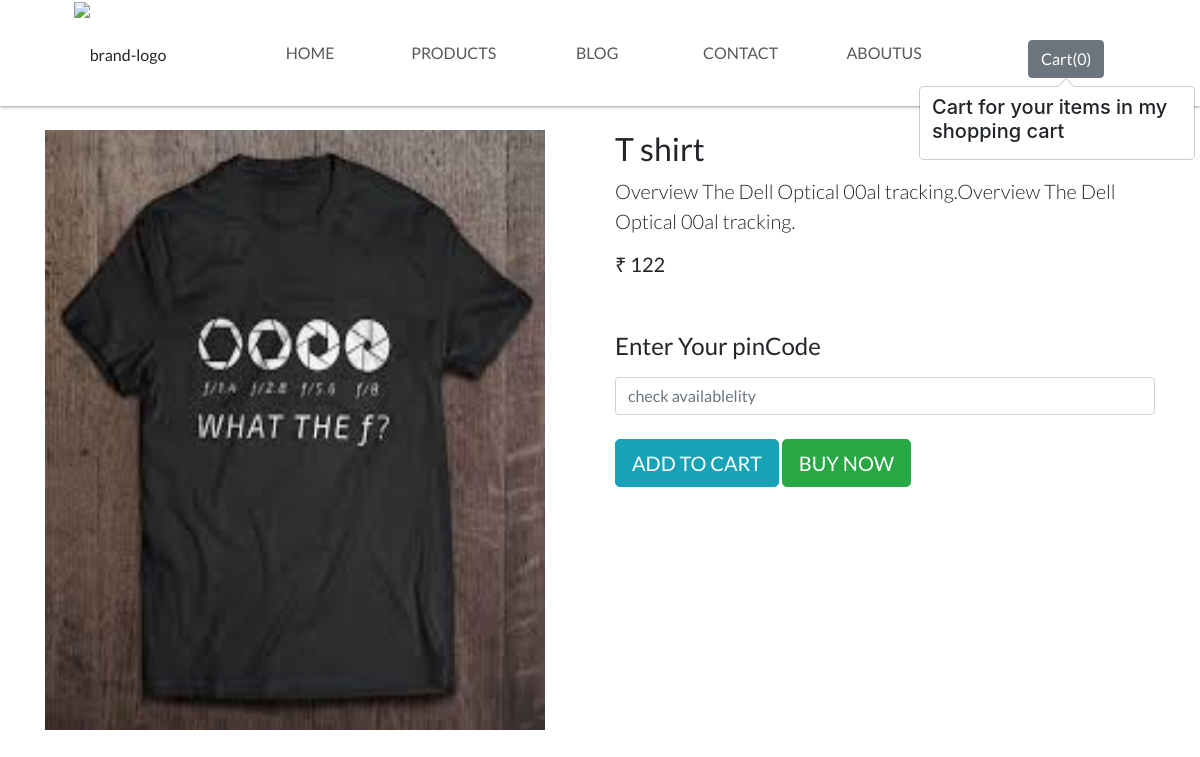
Page /shop/product/21 on the committed database.
### shop/models.py (models this page shows)
class Product(models.Model):
    product_id = models.AutoField
    product_name = models.CharField(max_length=50)
    category = models.CharField(max_length=50, default="")
    subcategory = models.CharField(max_length=50, default="")
    price = models.IntegerField(default=0)
    desc = models.CharField(max_length=300)
    pub_date = models.DateField()
    image = models.ImageField(upload_to='shop/images', default="")
    def __str__(self):
        return self.product_name

### shop/views.py (the view)
# urls.py: path('product/<int:myid>',views.productview,name="productview"),
def productview(request,myid):
    product=Product.objects.filter(id=myid)
    print(product)
    return render(request, 'shop/productview.html', {'product':product[0]})

### shop/templates/shop/productview.html (shortened to what this page needs)
{% extends "shop/base.html"  %}
{% block Productview %}
<div class="container my-4">
    <div class="row">
<div class="col-md-6">
    <div class="product-warp">
        <div class="product-shot ">
            <img src="/media/{{ product.image}}" alt="" width="500px" height="600px">
        </div>
    </div>
</div>
<div class="col-md-6">
    <div class="product-info">
 <h2 class="display-6">{{product.product_name}}</h2>
 <p class="lead">
     {{product.desc}}
 </p>
   <h1 class="lead "><strong>₹
       {{product.price}}</strong> </h1>
    </div>
    <br><br>
 <h4>   <label for="">Enter Your pinCode</label></h4>
    <input type="text" class="form-control form-control" placeholder="check availablelity">
    <a href=""> <button class="btn btn-info btn-lg my-4">ADD TO CART</button></a>
    <a href=""> <button class="btn btn-success btn-lg ">BUY NOW </button></a>
</div>
    </div>
</div>
{% endblock %}

### shop/templates/shop/base.html (style rules this page uses)
*, *:before, *:after { margin: 0; padding: 0; -webkit-box-sizing: border-box; box-sizing: border-box; }
body { margin: 0 auto; background-color: #ffffff; font-size: 16px; font-family: "Lato", sans-serif; overflow-x: hidden; }

### rows in the picture
Product: image (picture), product_name "T shirt", desc "Overview The Dell Optical 00al tracking.Overview The Dell Optical 00al tracking.", price "122"
